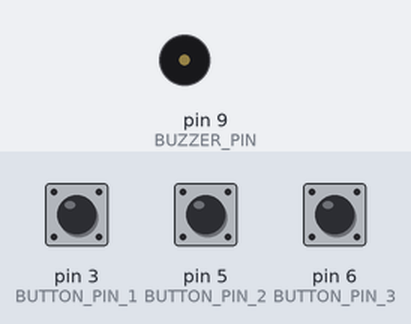
A sketch run on a simulated Arduino Uno, built with avr-gcc and run on an emulated ATmega328P. On the bench: buzzer (waves = sounding). The test bench sets the inputs (shaded band); at power-on: pin 3 (BUTTON_PIN_1) LOW, pin 5 (BUTTON_PIN_2) LOW, pin 6 (BUTTON_PIN_3) LOW.

Above: at 1.2 s.
1.3 s: pin 3 (BUTTON_PIN_1) pulled HIGH for 0.15 s
At 1.55 s:
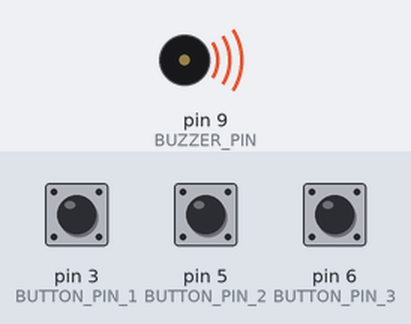
Timing chart, 0 to 4.3 s (numbered marks = the images above; inputs shaded):
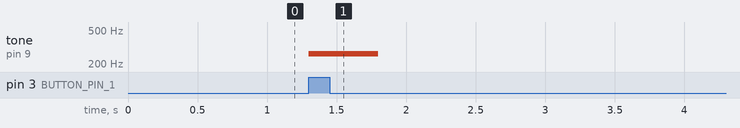

The sketch:

piano_first_version_of_the_monster_prototype.ino
```cpp
#define BUTTON_PIN_1 3
#define BUTTON_PIN_2 5
#define BUTTON_PIN_3 6
#define BUZZER_PIN 9

// Button states
int buttonState1 = 0;
int lastButtonState1 = 0;

int buttonState2 = 0;
int lastButtonState2 = 0;

int buttonState3 = 0;
int lastButtonState3 = 0;

void setup() {
  pinMode(BUTTON_PIN_1, INPUT);
  pinMode(BUTTON_PIN_2, INPUT);
  pinMode(BUTTON_PIN_3, INPUT);
  pinMode(BUZZER_PIN, OUTPUT);
}

void loop() {
  // C - 262 Hz
  buttonState1 = digitalRead(BUTTON_PIN_1);
  if (buttonState1 == HIGH && lastButtonState1 == LOW) {
    tone(BUZZER_PIN, 262, 500);
    delay(10);
  }
  lastButtonState1 = buttonState1;

  // E - 330 Hz
  buttonState2 = digitalRead(BUTTON_PIN_2);
  if (buttonState2 == HIGH && lastButtonState2 == LOW) {
    tone(BUZZER_PIN, 330, 500);
    delay(10);
  }
  lastButtonState2 = buttonState2;

  // G - 392 Hz
  buttonState3 = digitalRead(BUTTON_PIN_3);
  if (buttonState3 == HIGH && lastButtonState3 == LOW) {
    tone(BUZZER_PIN, 392, 500);
    delay(10);
  }
  lastButtonState3 = buttonState3;
}
```

Measured:
- after the input at 1.3 s, tone on pin 9 (BUZZER_PIN): silent → 262 Hz at once, → silent 0.50 s later
